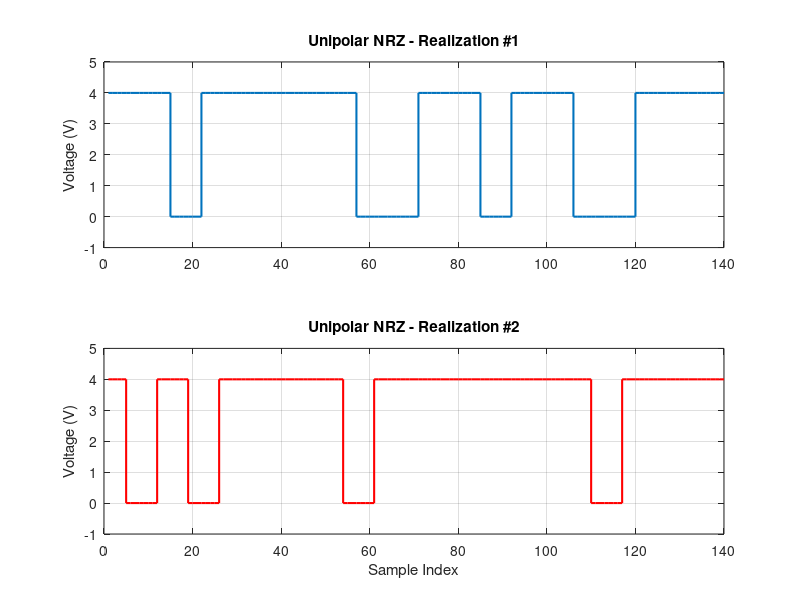

The MATLAB source for this figure: (Note: this script raises an error after producing the figure.)
% =========== Control Flags ========= %
N_bits = 100;               % Number of bits per realization.
N_realizations = 500;       % Number of realizations.
Pw = 0.07;                  % Pulse width of the bit.
Ts = 0.01;                  % Time sample.
L = round(Pw / Ts);         % Number of samples per symbol period (L=7).
A = 4;                      % Amplitude.

N_fft = 1024;
Fs = 1/Ts;
freq = (-N_fft/2:N_fft/2-1) * (Fs/N_fft);

% ========== Creating Random Data ======= %
data = randi([0 1], N_realizations, N_bits);

% =========== Unipolar NRZ Ensemble ========== %
fprintf('\n========== UNIPOLAR NRZ ANALYSIS ==========\n');

% Transmitter.
Tx_Unipolar = data * A;       % Mapping.
pulse_unipolar = ones(1, L);  % Pulse shape.
ensample_unipolar = kron(Tx_Unipolar, pulse_unipolar); % Upsampling.

% Add random delays.
Td_unipolar = randi([0, L-1], N_realizations, 1);
for i = 1:N_realizations
    ensample_unipolar(i, :) = circshift(ensample_unipolar(i, :), [0, Td_unipolar(i)]);
end

% Plot realizations for Unipolar NRZ.
figure;
subplot(2, 1, 1);
stairs(ensample_unipolar(1, 1:140), 'LineWidth', 1.5);
title('Unipolar NRZ - Realization #1');
ylim([-1, A+1]);
grid on;
ylabel('Voltage (V)');

subplot(2, 1, 2);
stairs(ensample_unipolar(2, 1:140), 'LineWidth', 1.5, 'Color', 'r');
title('Unipolar NRZ - Realization #2');
ylim([-1, A+1]);
grid on;
ylabel('Voltage (V)');
xlabel('Sample Index');
sgtitle('Unipolar NRZ Realizations with Random Delays');

% Mean calculations.
Ex_unipolar = manual_mean(ensample_unipolar, 1);         % Ensemble mean.
E_samp_unipolar = manual_mean(ensample_unipolar(:, 10)); % Sample 10.
fprintf('Ensemble Mean of sample 10 = %.4f V (Theoretical: %.2f V)\n', E_samp_unipolar, A/2);

% Autocorrelation - Ensemble.
[Rx_unipolar, tau_unipolar] = correlation_manual(ensample_unipolar, 100, 'ensemble');

% Ergodicity - Time means.
Ux_unipolar = manual_mean(ensample_unipolar, 2);         % Time mean for EVERY realization.
E_time_unipolar = manual_mean(ensample_unipolar(15, :)); % Time mean for ONLY ONE specific realization.
fprintf('Time Mean of realization 15 = %.4f V (Theoretical: %.2f V)\n', E_time_unipolar, A/2);

% Time autocorrelation.
[Rx_time_unipolar, lags_time_unipolar] = correlation_manual(ensample_unipolar(10, :), 100, 'time');

% Plot autocorrelation for Unipolar NRZ.
figure;
subplot(2, 1, 1);
plot(tau_unipolar*Ts, Rx_unipolar, 'LineWidth', 1.5);
grid on;
title('Unipolar NRZ - Ensemble Autocorrelation R_x(\tau)');
xlabel('\tau (seconds)');
ylabel('R_x(\tau)');
xlim([-0.75 0.75]);

subplot(2, 1, 2);
plot(lags_time_unipolar*Ts, Rx_time_unipolar, 'g', 'LineWidth', 1.5);
grid on;
title('Unipolar NRZ - Time Autocorrelation for Realization #10');
xlabel('\tau (seconds)');
ylabel('R_T(\tau)');
sgtitle('Unipolar NRZ: Ensemble vs Time Autocorrelation');

% Plot mean comparison for Unipolar NRZ.
figure;
subplot(2, 1, 1);
plot(Ex_unipolar);
ylim([-1, A+1]);
grid on;
title('Unipolar NRZ - Statistical Mean E[X(t)]');
xlabel('Sample Index (t)');
ylabel('Mean Value (V)');

subplot(2, 1, 2);
plot(Ux_unipolar);
ylim([-1, A+1]);
grid on;
title('Unipolar NRZ - Time Mean <X(t)> for Each Realization');
xlabel('Realization Number');
ylabel('Mean Value (V)');
sgtitle('Unipolar NRZ: E[x(t)] vs <x(t)>');

% Stationarity check for Unipolar NRZ.
t1 = 10;
t2 = 50;
window_size = 350;

segment1 = ensample_unipolar(:, t1:t1+window_size);
[R_t1, lags_t1] = correlation_manual(segment1, 50, 'ensemble');

segment2 = ensample_unipolar(:, t2:t2+window_size);
[R_t2, lags_t2] = correlation_manual(segment2, 50, 'ensemble');

figure;
plot(lags_t1 * Ts, R_t1, 'b', 'LineWidth', 1.5);
hold on;
plot(lags_t2 * Ts, R_t2, 'r--', 'LineWidth', 1.5);
grid on;
legend('R_x(\tau) at t_1', 'R_x(\tau) at t_2');
title('Unipolar NRZ - Stationarity Check');
xlabel('\tau (seconds)');
ylabel('R_x(\tau)');


% ---- PSD for Unipolar NRZ ---- %
mx_unipolar = A/2;  % Theoretical mean (A=4 -> 2).

% 1) Subtract mean^2 from every lag to isolate the AC (sinc^2) part.
Rx_ac_unipolar = Rx_unipolar - mx_unipolar^2;

% 2) Zero-pad the AC autocorrelation into an N_fft-length buffer.
Rx_padded_unipolar = zeros(1, N_fft);
center   = floor(N_fft/2) + 1;
half_len = 100;     % Max_tau used in correlation_manual.
Rx_padded_unipolar(center - half_len : center + half_len) = Rx_ac_unipolar; % Places the AC autocorrelation in the center of a zero-padded array.

% 3) FFT.
PSD_ac_unipolar = fftshift(abs(fft(ifftshift(Rx_padded_unipolar))));

% 4) Represent the DC impulse as a single raised bin (area = mx^2).
%    Scale so the spike is visually comparable to the sinc^2 lobe.
PSD_dc_unipolar = zeros(1, N_fft);
DC_spike_height = mx_unipolar^2 / (Fs / N_fft); % Impulse strength / freq-res.
PSD_dc_unipolar(center) = DC_spike_height;      % Narrow spike at f = 0.

PSD_final_unipolar = PSD_ac_unipolar + PSD_dc_unipolar;
% S(f) = (A^2/4) * delta(f) + (A^2 * T/4) * sinc^2(fT).

figure;
plot(freq, PSD_final_unipolar, 'LineWidth', 2, 'Color', [0.8500 0.3250 0.0980]);
grid on;
title('PSD of Unipolar NRZ Signaling');
xlabel('Frequency (Hz)');
ylabel('S_x(f)  [V^2/Hz]');
xlim([-120, 120]);


% ============ Polar NRZ Ensemble ========== %
fprintf('\n========== POLAR NRZ ANALYSIS ==========\n');

% Transmitter.
Tx_Polar_NRZ = (2*data - 1) * A;
pulse_polar_NRZ = ones(1, L);
ensample_polar_NRZ = kron(Tx_Polar_NRZ, pulse_polar_NRZ);

% Add random delays.
Td_polar_NRZ = randi([0, L-1], N_realizations, 1);
for i = 1:N_realizations
    ensample_polar_NRZ(i, :) = circshift(ensample_polar_NRZ(i, :), [0, Td_polar_NRZ(i)]);
end

% Plot realizations for Polar NRZ.
figure;
subplot(2, 1, 1);
stairs(ensample_polar_NRZ(1, 1:140), 'LineWidth', 1.5);
title('Polar NRZ - Realization #1');
ylim([-A-1, A+1]);
grid on;
ylabel('Voltage (V)');

subplot(2, 1, 2);
stairs(ensample_polar_NRZ(2, 1:140), 'LineWidth', 1.5, 'Color', 'r');
title('Polar NRZ - Realization #2');
ylim([-A-1, A+1]);
grid on;
ylabel('Voltage (V)');
xlabel('Sample Index');
sgtitle('Polar NRZ Realizations with Random Delays');

% Mean calculations.
Ex_polar_NRZ = manual_mean(ensample_polar_NRZ, 1);
E_samp_polar_NRZ = manual_mean(ensample_polar_NRZ(:, 10));
fprintf('Ensemble Mean of sample 10 = %.4f V (Theoretical: 0 V)\n', E_samp_polar_NRZ);

% Autocorrelation - Ensemble.
[Rx_polar_NRZ, tau_polar_NRZ] = correlation_manual(ensample_polar_NRZ, 100, 'ensemble');

% Time means.
Ux_polar_NRZ = manual_mean(ensample_polar_NRZ, 2);
E_time_polar_NRZ = manual_mean(ensample_polar_NRZ(15, :));
fprintf('Time Mean of realization 15 = %.4f V (Theoretical: 0 V)\n', E_time_polar_NRZ);

% Time autocorrelation.
[Rx_time_polar_NRZ, lags_time_polar_NRZ] = correlation_manual(ensample_polar_NRZ(10, :), 100, 'time');

% Plot autocorrelation for Polar NRZ.
figure;
subplot(2, 1, 1);
plot(tau_polar_NRZ*Ts, Rx_polar_NRZ, 'LineWidth', 1.5);
grid on;
title('Polar NRZ - Ensemble Autocorrelation R_x(\tau)');
xlabel('\tau (seconds)');
ylabel('R_x(\tau)');
xlim([-0.75 0.75]);

subplot(2, 1, 2);
plot(lags_time_polar_NRZ*Ts, Rx_time_polar_NRZ, 'g', 'LineWidth', 1.5);
grid on;
title('Polar NRZ - Time Autocorrelation for Realization #10');
xlabel('\tau (seconds)');
ylabel('R_T(\tau)');
sgtitle('Polar NRZ: Ensemble vs Time Autocorrelation');

% Plot mean comparison for Polar NRZ.
figure;
subplot(2, 1, 1);
plot(Ex_polar_NRZ);
ylim([-A-1, A+1]);
grid on;
title('Polar NRZ - Statistical Mean E[X(t)]');
xlabel('Sample Index (t)');
ylabel('Mean Value (V)');

subplot(2, 1, 2);
plot(Ux_polar_NRZ);
ylim([-A-1, A+1]);
grid on;
title('Polar NRZ - Time Mean <X(t)> for Each Realization');
xlabel('Realization Number');
ylabel('Mean Value (V)');
sgtitle('Polar NRZ: E[x(t)] vs <x(t)>');

% Stationarity check for Polar NRZ.
t1 = 10;
t2 = 50;
window_size = 350;

segment1 = ensample_polar_NRZ(:, t1:t1+window_size);
[R_t1, lags_t1] = correlation_manual(segment1, 50, 'ensemble');

segment2 = ensample_polar_NRZ(:, t2:t2+window_size);
[R_t2, lags_t2] = correlation_manual(segment2, 50, 'ensemble');

figure;
plot(lags_t1 * Ts, R_t1, 'b', 'LineWidth', 1.5);
hold on;
plot(lags_t2 * Ts, R_t2, 'r--', 'LineWidth', 1.5);
grid on;
legend('R_x(\tau) at t_1', 'R_x(\tau) at t_2');
title('Polar NRZ - Stationarity Check');
xlabel('\tau (seconds)');
ylabel('R_x(\tau)');

% ---- PSD for Polar NRZ ---- %
Rx_padded_polar_NRZ = zeros(1, N_fft);
Rx_padded_polar_NRZ(center - half_len : center + half_len) = Rx_polar_NRZ;
PSD_final_polar_NRZ = fftshift(abs(fft(ifftshift(Rx_padded_polar_NRZ))));

figure;
plot(freq, PSD_final_polar_NRZ, 'LineWidth', 2, 'Color', [0 0.4470 0.7410]);
grid on;
title('PSD of Polar NRZ Signaling');
xlabel('Frequency (Hz)');
ylabel('Magnitude');
xlim([-120, 120]);


% ============== Polar RZ Ensemble ======== %
fprintf('\n========== POLAR RZ ANALYSIS ==========\n');

% Transmitter.
Tx_RZ = (2*data - 1) * A;
pulse_RZ = [ones(1, floor(L/2)), zeros(1, ceil(L/2))];
ensample_RZ = kron(Tx_RZ, pulse_RZ);

% Add random delays.
Td_RZ = randi([0, L-1], N_realizations, 1);
for i = 1:N_realizations
    ensample_RZ(i, :) = circshift(ensample_RZ(i, :), [0, Td_RZ(i)]);
end

% Plot realizations for Polar RZ.
figure;
subplot(2, 1, 1);
stairs(ensample_RZ(1, 1:140), 'LineWidth', 1.5);
title('Polar RZ - Realization #1');
ylim([-A-1, A+1]);
grid on;
ylabel('Voltage (V)');

subplot(2, 1, 2);
stairs(ensample_RZ(2, 1:140), 'LineWidth', 1.5, 'Color', 'r');
title('Polar RZ - Realization #2');
ylim([-A-1, A+1]);
grid on;
ylabel('Voltage (V)');
xlabel('Sample Index');
sgtitle('Polar RZ Realizations with Random Delays');

% Mean calculations.
Ex_RZ = manual_mean(ensample_RZ, 1);
E_samp_RZ = manual_mean(ensample_RZ(:, 10));
fprintf('Ensemble Mean of sample 10 = %.4f V (Theoretical: 0 V)\n', E_samp_RZ);

% Autocorrelation - Ensemble.
[Rx_RZ, tau_RZ] = correlation_manual(ensample_RZ, 100, 'ensemble');

% Time means.
Ux_RZ = manual_mean(ensample_RZ, 2);
E_time_RZ = manual_mean(ensample_RZ(15, :));
fprintf('Time Mean of realization 15 = %.4f V (Theoretical: 0 V)\n', E_time_RZ);

% Time autocorrelation.
[Rx_time_RZ, lags_time_RZ] = correlation_manual(ensample_RZ(10, :), 100, 'time');

% Plot autocorrelation for Polar RZ.
figure;
subplot(2, 1, 1);
plot(tau_RZ*Ts, Rx_RZ, 'LineWidth', 1.5);
grid on;
title('Polar RZ - Ensemble Autocorrelation R_x(\tau)');
xlabel('\tau (seconds)');
ylabel('R_x(\tau)');
xlim([-0.75 0.75]);

subplot(2, 1, 2);
plot(lags_time_RZ*Ts, Rx_time_RZ, 'g', 'LineWidth', 1.5);
grid on;
title('Polar RZ - Time Autocorrelation for Realization #10');
xlabel('\tau (seconds)');
ylabel('R_T(\tau)');
sgtitle('Polar RZ: Ensemble vs Time Autocorrelation');

% Plot mean comparison for Polar RZ.
figure;
subplot(2, 1, 1);
plot(Ex_RZ);
ylim([-1, 1]);
grid on;
title('Polar RZ - Statistical Mean E[X(t)]');
xlabel('Sample Index (t)');
ylabel('Mean Value (V)');

subplot(2, 1, 2);
plot(Ux_RZ);
ylim([-1, 1]);
grid on;
title('Polar RZ - Time Mean <X(t)> for Each Realization');
xlabel('Realization Number');
ylabel('Mean Value (V)');
sgtitle('Polar RZ: E[x(t)] vs <x(t)>');

% Stationarity check for Polar RZ.
t1 = 10;
t2 = 50;
window_size = 350;

segment1 = ensample_RZ(:, t1:t1+window_size);
[R_t1, lags_t1] = correlation_manual(segment1, 50, 'ensemble');

segment2 = ensample_RZ(:, t2:t2+window_size);
[R_t2, lags_t2] = correlation_manual(segment2, 50, 'ensemble');

figure;
plot(lags_t1 * Ts, R_t1, 'b', 'LineWidth', 1.5);
hold on;
plot(lags_t2 * Ts, R_t2, 'r--', 'LineWidth', 1.5);
grid on;
legend('R_x(\tau) at t_1', 'R_x(\tau) at t_2');
title('Polar RZ - Stationarity Check');
xlabel('\tau (seconds)');
ylabel('R_x(\tau)');

% ---- PSD for Polar RZ ---- %
Rx_padded_RZ = zeros(1, N_fft);
Rx_padded_RZ(center - half_len : center + half_len) = Rx_RZ;
PSD_final_RZ = fftshift(abs(fft(ifftshift(Rx_padded_RZ))));

figure;
plot(freq, PSD_final_RZ, 'LineWidth', 2, 'Color', [0.4940 0.1840 0.5560]);
grid on;
title('PSD of Polar RZ Signaling');
xlabel('Frequency (Hz)');
ylabel('Magnitude');
xlim([-120, 120]);


% ======================================== %
% FUNCTIONS
% ======================================== %

% MEAN CALCULATIONS
% manual_mean(x)          % Auto-detects vector.
% manual_mean(matrix, 1)  % Ensemble mean.
% manual_mean(matrix, 2)  % Time mean.
function mean_val = manual_mean(data, dim)

    % Case 1: Compute average of all elements in the array.
    if nargin == 1
        mean_val = sum(data, 'all') / numel(data);

    % Case 2: Compute average of each column (down the rows).
    elseif dim == 1
        mean_val = sum(data, 1) / size(data, 1);

    % Case 3: Compute average of each row (across the columns).
    elseif dim == 2
        mean_val = sum(data, 2) / size(data, 2);
    end
end

% CORRELATION
% One function for BOTH ensemble and time autocorrelation.
% 
% INPUTS:
%   max_tau: Maximum time shift.
%   type: 'ensemble' or 'time'.
%
% OUTPUTS:
%   Rx: Autocorrelation values.
%   tau: Lag values.
function [Rx, tau] = correlation_manual(signal, max_tau, type)
    tau = -max_tau:max_tau;       % Create lag vector from -max_tau to +max_tau.
    Rx = zeros(1, length(tau));   % Initialize output array with zeros (size = 2*max_tau + 1).
    
    % CASE 1: ENSEMBLE AUTOCORRELATION.
    if strcmp(type, 'ensemble')
        [N_realizations, N_samples] = size(signal);

        for i = 1:length(tau)
            shift = tau(i);
            sum_val = 0;
            count = 0;
            if shift >= 0
                for t_idx = 1:(N_samples - shift)
                    for j = 1:N_realizations
                        sum_val = sum_val + signal(j, t_idx) * signal(j, t_idx + shift);
                    end
                    count = count + 1;
                end
            else
                for t_idx = (1 - shift):N_samples
                    for j = 1:N_realizations
                        sum_val = sum_val + signal(j, t_idx) * signal(j, t_idx + shift);
                    end
                    count = count + 1;
                end
            end

            if count > 0
                Rx(i) = sum_val / (N_realizations * count);
            else
                Rx(i) = 0;
            end
        end
        
    % CASE 2: TIME AUTOCORRELATION.
    elseif strcmp(type, 'time')
        if isvector(signal)
            signal = signal(:)'; % Ensure signal is a row vector (1 x N).
        end
        N = length(signal);
        
        % Loop through each lag value.
        for i = 1:length(tau)
            lag = tau(i);
            sum_val = 0; % Accumulator for sum of products.
            count = 0;   % Counter for number of valid samples.
            
            % ================================================================
            % POSITIVE LAG (tau >= 0): Shift signal to the right.
            % Valid indices: n = 1 to N-tau.
            % ================================================================
            if lag >= 0
                for n = 1:N-lag
                    sum_val = sum_val + signal(n) * signal(n+lag);
                    count = count + 1;
                end
                
            % ================================================================
            % NEGATIVE LAG (tau < 0): Shift signal to the left.
            % Valid indices: n = 1-tau to N (since lag is negative).
            % Equivalent to positive lag with symmetric property: R(-tau) = R(tau).
            % ================================================================
            else
                for n = 1:N+lag     % Note: Lag is negative, so N+lag < N.
                    sum_val = sum_val + signal(n) * signal(n-lag);
                    count = count + 1;
                end
            end
            
            % Average the sum (unbiased estimate: divide by actual number of pairs).
            if count > 0
                Rx(i) = sum_val / count;
            else
                Rx(i) = 0;
            end
        end
    end
end
